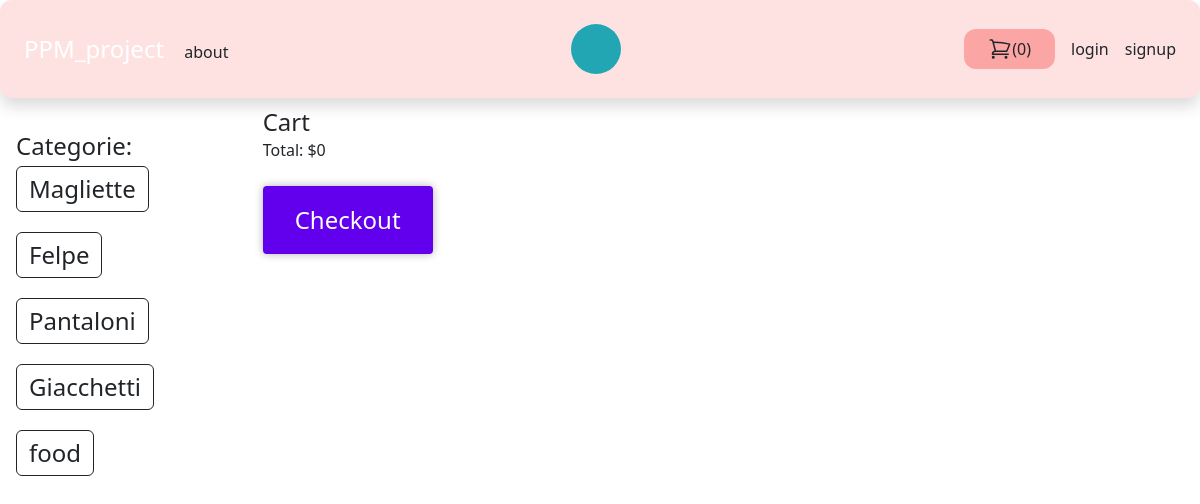
Page /cart/ on the committed database.
### store/models.py (models this page shows, shortened)
class Category(models.Model):
    title = models.CharField(max_length=64)
    slug = models.SlugField(max_length=64)
    class Meta:
        verbose_name = "Category"
        verbose_name_plural = "Categories"

### store/views.py (the view)
# urls.py: path("cart/", views.cart_view, name="cart_view"),
def cart_view(request):
    cart = Cart(request)  # crea un nuovo carrello
    return render(request, "cart_view.html", {"cart": cart})

### store/cart.py (called while the page is built)
    def __len__(self):
        return sum(item['quantity'] for item in self.cart.values())  # ritorna la lunghezza del

    def get_total_cost(self):
        for p in self.cart.keys():
            self.cart[str(p)]['product'] = Product.objects.get(pk=p)  # prende il prodotto dal database
        return sum(int(item['product'].price) * int(item['quantity']) / 100 for item in self.cart.values())  # prende

### store/cartcount.py (called while the page is built)
def cart(request):
    return {"cart": Cart(request)}

### store/templatetags/menu.py (called while the page is built)
@register.inclusion_tag("core/menu.html")
def menu():
    categories = Category.objects.all()
    return {"categories": categories}

### store/templates/cart_view.html (shortened to what this page needs)
{% extends "core/base.html"%}
{% block content %}
    <h1 class="text-2xl">Cart</h1>
    <p>Total: ${{cart.get_total_cost}}</p>
    <br>
    <div class="checkoutbtn"><button><a href="{% url "checkout" %}" role="button">Checkout</a></button>
    </div>
{% endblock %}

### core/templates/core/menu.html (shortened to what this page needs)
 {% for category in categories %}
<div class="flex flex-column flex-wrap pb-3 pt-1 ">
    <a href="{% url "category_detail" category.slug %}" class="text-2xl btn btn-outline-dark">{{ category.title }}</a>
</div>
 {% endfor %}

### core/templates/core/style.css (style rules this page uses)
a { text-decoration : none; }

### core/templates/core/base.html (style rules this page uses)
.checkoutbtn button { position: relative; overflow: hidden; transition: background 400ms; color: #fff; background-color: #6200ee; padding: 1rem 2rem; font-size: 1.5rem; outline: 0; border: 0; border-radius: 0.25rem; box-shadow: 0 0 0.5rem rgba(0, 0, 0, 0.3); cursor: pointer; }

### rows in the picture
Category: title "Magliette"
Category: title "Felpe"
Category: title "Pantaloni"
Category: title "Giacchetti"
Category: title "food"

### other values in the picture
{{ cart|length }} "0"
{{ cart.get_total_cost }} "0"
